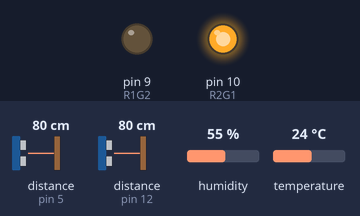
A sketch run on a simulated Arduino Uno, built with avr-gcc and run on an emulated ATmega328P. Parts: output pins drawn as LEDs (lit = HIGH). The inputs (shaded band) are chosen by the test bench; at power-on: distance to the obstacle (sensors on pin 5, pin 12) 80 cm, humidity 55 %, temperature 24 °C. The echo pulse lasts 58.3 µs per cm; random numbers use the default seed unless the sketch sets one; what the sketch prints to the serial monitor is not drawn.

Above: at 3.3 s.
3.4 s: distance to the obstacle (sensor on pin 5) set to 2 cm
At 5.3 s:
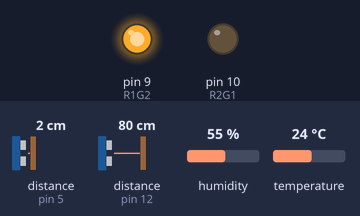
6.4 s: distance to the obstacle (sensor on pin 5) set to 120 cm
At 7.9 s:
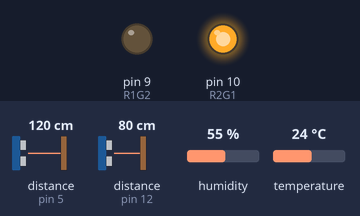
10.6 s: distance to the obstacle (sensor on pin 5) set to 85 cm
14.4 s: distance to the obstacle (sensor on pin 5) set to 77 cm
At 16.7 s:
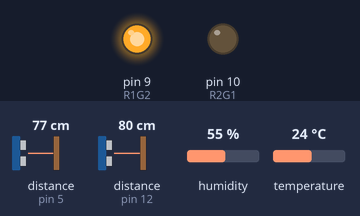
17.3 s: distance to the obstacle (sensor on pin 5) set to 250 cm
At 18.4 s:
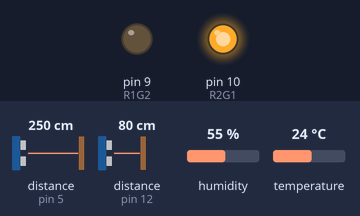
Timing chart, 0 to 20.3 s (numbered marks = the images above; inputs shaded):
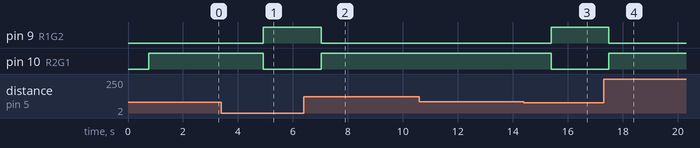

Measured:
- the behaviour switches between 81 and 80 cm on distance to the obstacle (sensor on pin 5) (found by bisection; images 2 and 3)
- after the input at 3.4 s, pin 9 (R1G2): LOW → HIGH after 1.5 s; pin 10 (R2G1): HIGH → LOW after 1.5 s
- after the input at 6.4 s, pin 9 (R1G2): HIGH → LOW after 0.62 s; pin 10 (R2G1): LOW → HIGH after 0.62 s
- after the input at 10.6 s, every drawn part: stays the same
- after the input at 14.4 s, pin 9 (R1G2): LOW → HIGH after 0.99 s; pin 10 (R2G1): HIGH → LOW after 0.99 s
- after the input at 17.3 s, pin 9 (R1G2): HIGH → LOW after 0.19 s; pin 10 (R2G1): LOW → HIGH after 0.19 s

The sketch:

Two_Way_Signal_System.ino
```cpp
/*
    Name:- MainFrame KuznetSov
    Date:- 3rd January, 2023
    Venue:- IEM KOLKATA :-(
    Refer to the previous code snippet for additional info on the working of the initial model.
*/
#include <DHT.h>
#include <NewPing.h>
#define TPin1 12
#define EPin1 12
#define TPin2 5
#define EPin2 5
#define R1G2 9// Here, Red on 1st UltraSound Sensor means Green on the 2nd
#define R2G1 10// Here, Red on 2nd UltraSound Sensor means Green on the 1st
#define MaxDist 500
#define DPIN 7
#define DHTTYPE DHT22
#define wait 1000
NewPing np1(TPin1,EPin1,MaxDist);
NewPing np2(TPin2,EPin2,MaxDist);
float dur1,dur2,dist1,dist2;
const int iter=5;
DHT dht(DPIN, DHTTYPE);
void setup()
{
  // put your setup code here, to run once:
  Serial.begin(9600);
  pinMode(R1G2,OUTPUT);
  pinMode(R2G1,OUTPUT);
  dht.begin();
}

void loop()
{
  delay(500);
  // put your main code here, to run repeatedly:
  float speed;
  //dur = pulseIn(EPin, HIGH);
  float hum, temp;
  hum = dht.readHumidity();
  temp = dht.readTemperature();
  Serial.print("Humidity:- ");
  Serial.println(hum);
  Serial.print("Temperature:- ");
  Serial.println(temp);
  speed = 331.4 + (0.606 * temp) + (0.0124 * hum);
  dur1=np1.ping_median(iter);
  dist1= (dur1 / 2) * (speed/ 10000);
  Serial.print("Speed:- ");
  Serial.print(speed);
  Serial.println(" m/s");
  if (dist1 > 500 || dist1 < 1)
  {
    Serial.println("Not in Range");
  }
  else
  {
    Serial.print("Distance 1:-> ");
    Serial.print(dist1);
    Serial.println(" cm");
  }
  dur2=np2.ping_median(iter);
  dist2= (dur2 / 2) * (speed/ 10000);
  if (dist2 > 500 || dist2 < 1)
  {
    Serial.println("Not in Range");
  }
  else
  {
    Serial.print("Distance 2:-> ");
    Serial.print(dist2);
    Serial.println(" cm");
  }
  if(dist1>dist2)// When vehicle is closer to the second UltraSound Sensor, Signal 1 becomes RED and Signal 2 GREEN
  {
    Serial.println("Signal 1 RED, Signal 2 GREEN");
    digitalWrite(R2G1,LOW);
    digitalWrite(R1G2,HIGH);
    delay(wait);
  }
  else if(dist2>dist1)// When vehicle is closer to the second UltraSound Sensor, Signal 1 becomes GREEN and Signal 2 RED
  {
    Serial.println("Signal 1 GREEN, Signal 2 RED");
    digitalWrite(R1G2,LOW);
    digitalWrite(R2G1,HIGH);
    delay(wait);
  }
  else// when distance of two vehicles become equal
  {
      int randNum=rand();// Generates Random number to allow only one at a time
      if(randNum%2==0)
      {
          digitalWrite(R2G1,LOW);
          digitalWrite(R1G2,HIGH);
      }
      else
      {
          digitalWrite(R1G2,LOW);
          digitalWrite(R2G1,HIGH);
      }
      delay(wait);
  }
  delay(200);
  Serial.println("------------------------------------------------------------------------------------------------------------------------------------------------------------------------------------------------------");
}
```
